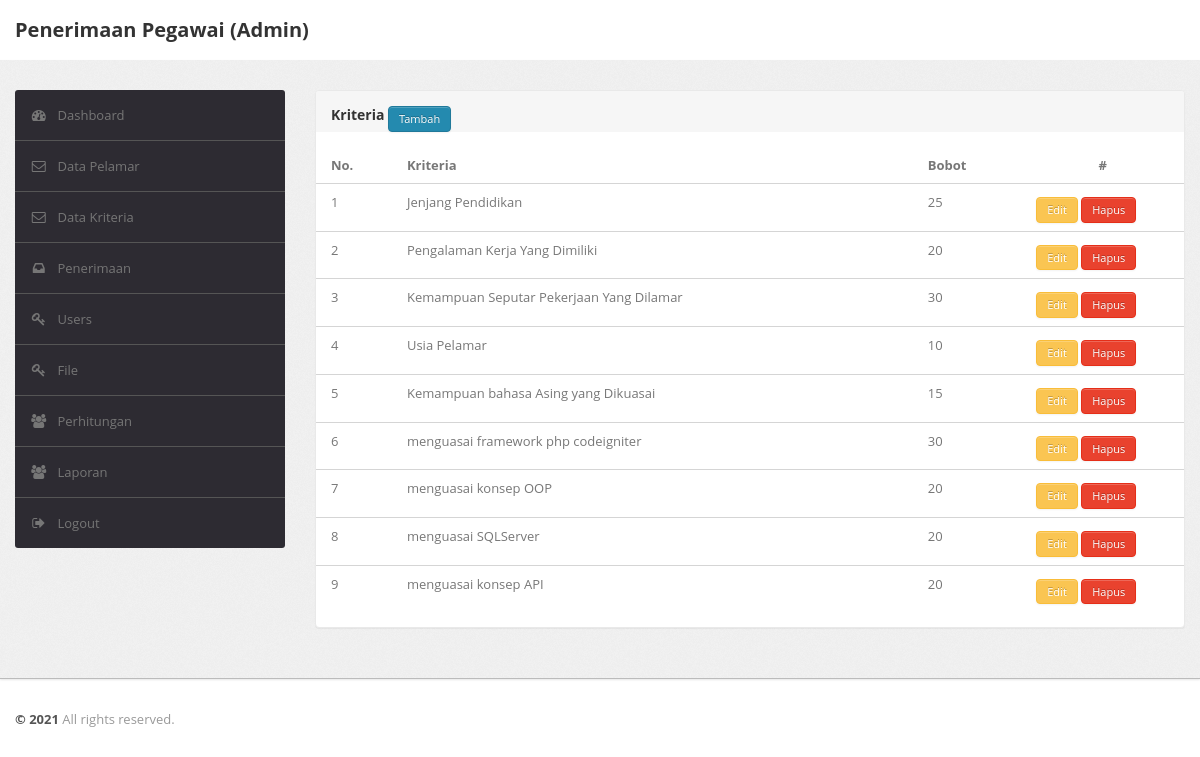
The page /admin/index.php?menu=kriteria (signed in) on the database its author committed.
### tables this page shows
CREATE TABLE `tbl_kriteria` (
  `id_kriteria` int(25) NOT NULL AUTO_INCREMENT,
  `nama_kriteria` varchar(100) DEFAULT NULL,
  `bobot` int(12) DEFAULT NULL,
  PRIMARY KEY (`id_kriteria`)
);

### include/koneksi.php (called while the page is built, shortened)
<?php
	class DB{
		protected $koneksi;
		function bukaKoneksi(){
			try{
				$this->koneksi = new PDO("mysql:host=localhost;dbname=ajidb","root","", array(PDO::ATTR_PERSISTENT=>TRUE));
			}catch(PDOException $e){
				echo $e->getMessage();
			}
			return $this->koneksi;
		}
	}
	class LowonganRinci extends DB{
		function GetDataKriteria(){
			try{
				$this->SqlSelectKriteria = $this->bukaKoneksi()->prepare("SELECT * FROM tbl_kriteria");
				$this->SqlSelectKriteria->execute();
				return $this->SqlSelectKriteria;
			}catch (PDOException $e){
				print $e->getMessage();
			}
		}
	}
?>

### admin/menu/kriteria.php (the view, shortened to what this page needs)
<?php
$lowongan_rinci = new LowonganRinci();
 ?>
<div class="span9">
<div class="content">
<?php if (isset($_GET['kriteria'])) {
	if ($_GET['kriteria']=='tambah') {
		if(isset($_POST['submit'])){
			$kriteria = $_POST['kriteria'];
			$bobot = $_POST['bobot'];
			$qry = $lowongan_rinci->InsertData($kriteria, $bobot);
			if($qry){
				echo "<script language='javascript'>alert('Data berhasil disimpan'); document.location='?menu=kriteria'</script>";
			}else{
				echo "<script language='javacsript'>alert('Gagal');";
			}
		}
	?>
		<div class="module">
				<div class="module-body">
					<center><h3>Tambah Kriteria</h3></center>
					<form class="form-horizontal row-fluid" action="" method="post">
						<div class="control-group">
							<label class="control-label" for="basicinput">Kriteria</label>
							<div class="controls">
								<input type="text" id="basicinput" name="kriteria" placeholder="Input nama kriteria" class="span8">
							</div>
						</div>
						<div class="control-group">
							<label class="control-label" for="basicinput">Bobot</label>
							<div class="controls">
								<input type="text" id="basicinput" name="bobot" placeholder="Input bobot kriteria" class="span8">
							</div>
						</div>
						<div class="control-group">
							<div class="controls">
								<button type="submit" name="submit" class="btn btn-primary">Simpan</button>
							</div>
						</div>
					</form>
				</div>
		</div>
<?php } if ($_GET['kriteria']=='edit') {
		$id_kriteria = $_GET['id'];
		$qryL = $lowongan_rinci->GetDetKriteria($id_kriteria);
		$det_kriteria = $qryL->fetch();
			if(isset($_POST['submit'])){
				$kriteria = $_POST['kriteria'];
				$bobot = $_POST['bobot'];
				$qry = $lowongan_rinci->EditKriteria($id_kriteria,$kriteria, $bobot);
				if($qry){
					echo "<script language='javascript'>alert('Data berhasil disimpan'); document.location='?menu=kriteria'</script>";
				}else{
					echo "<script language='javacsript'>alert('Gagal');";
				}
			}
	 ?>
		<div class="module">
				<div class="module-body">
					<center><h3>Edit Kriteria</h3></center>
					<form class="form-horizontal row-fluid" action="" method="post">
						<div class="control-group">
							<label class="control-label" for="basicinput">Kriteria</label>
							<div class="controls">
								<input type="text" id="basicinput" name="kriteria" value="<?php echo $det_kriteria['nama_kriteria']; ?>" placeholder="Input nama kriteria" class="span8">
							</div>
						</div>
						<div class="control-group">
							<label class="control-label" for="basicinput">Bobot</label>
							<div class="controls">
								<input type="text" id="basicinput" name="bobot" value="<?php echo $det_kriteria['bobot']; ?>" placeholder="Input bobot kriteria" class="span8">
							</div>
						</div>
						<div class="control-group">
							<div class="controls">
								<button type="submit" name="submit" class="btn btn-primary">Simpan</button>
							</div>
						</div>
					</form>
				</div>
		</div>
<?php }
 } else { ?>
<div class="module">
		<div class="module-head">
			<h3>Kriteria <?php echo " <a class='btn btn-small btn-primary' href='?menu=kriteria&kriteria=tambah'>Tambah</a>"; ?> </h3>
		</div>
		<div class="module-body table">
			<table cellpadding="0" cellspacing="0" border="0" class="table"
			width="100%">
				<thead>
					<tr>
						<th>No.</th>
						<th>Kriteria</th>
						<th>Bobot</th>
						<th><center>#</center></th>
					</tr>
				</thead>
				<tbody>
				<?php
					$no = 1;
					$getData = $lowongan_rinci->GetDataKriteria();
					while($data = $getData->fetch()){
						$id_kriteria = $data['id_kriteria'];
						echo "<tr>
							<td width = 7%>$no</td>
							<td width = 48%>$data[nama_kriteria]</td>
							<td width = 10%>$data[bobot]</td>";
						echo "<td width = 15%>
							<a class='btn btn-small btn-warning' href='?menu=kriteria&kriteria=edit&id=$id_kriteria'>Edit</a>
							<a class='btn btn-small btn-danger' href='#'>Hapus</a>
							</td>";
						echo "</tr>";
						$no++;
					}
				?>
				</tbody>
			</table>
		</div>
		</div>
<?php } ?>
</div>
</div>

### admin/index.php (shortened to what this page needs)
<?php
    require "../include/koneksi.php";
    if (!isset($_SESSION['admin'])){
        echo "<script language='javascript'> window.location.href='login.php'</script>";
    }else{
?>
<!DOCTYPE html>
<html lang="en">
    <head>
        <link type="text/css" href="bootstrap/css/bootstrap.min.css" rel="stylesheet">
        <link type="text/css" href="bootstrap/css/bootstrap-responsive.min.css" rel="stylesheet">
        <link type="text/css" href="css/theme.css" rel="stylesheet">
        <link type="text/css" href="images/icons/css/font-awesome.css" rel="stylesheet">
    </head>
    <body>
        <div class="navbar navbar-fixed-top">
            <div class="navbar-inner">
                <div class="container">
                        <a class="brand" href="index.html">Penerimaan Pegawai (<?php echo $_SESSION['admin']; ?>) </a>
        </div>
        <div class="wrapper">
            <div class="container">
                <div class="row">
                    <div class="span3">
                        <div class="sidebar">
                            <ul class="widget widget-menu unstyled">
                                <li class="active"><a href="index.php"><i class="menu-icon icon-dashboard"></i>Dashboard
                                </a></li>
                                <li><a href="?menu=pelamar"><i class="menu-icon icon-envelope"></i>Data Pelamar </a>
                                </li>
                                <li><a href="?menu=kriteria"><i class="menu-icon icon-envelope"></i>Data Kriteria </a>
                                </li>
                                <li><a href="?menu=penerimaan"><i class="menu-icon icon-inbox"></i>Penerimaan </a></li>
                                <li><a href="?menu=users"><i class="menu-icon icon-key"></i>Users </a></li>
                                <li><a href="?menu=file"><i class="menu-icon icon-key"></i>File </a></li>
                                <li><a href="?menu=perhitungan"><i class="menu-icon icon-group"></i>Perhitungan </a></li>
                                <li><a href="?menu=laporan"><i class="menu-icon icon-group"></i>Laporan </a></li>
                                <li><a href="logout.php"><i class="menu-icon icon-signout"></i>Logout </a></li>
                            </ul>
                        </div>
                    </div>
                    <?php
                        include "menu.php";
                    ?>
                </div>
            </div>
        </div>
        <div class="footer">
            <div class="container">
                <b class="copyright">&copy; 2021 </b>All rights reserved.
            </div>
        </div>
      </div>
      </div>
    </body>
</html>
<?php
}
?>

### admin/menu.php (shortened to what this page needs)
<?php
	if(isset($_GET['menu'])){
		$menu = $_GET['menu'];
		if($menu == "kriteria"){
			include "menu/kriteria.php";
		}
	}else{
		include "menu/home.php";
	}
?>

### admin/css/theme.css (style rules this page uses)
body { font-size: 13px; font-family: 'Open Sans', Arial, sans-serif; background: #fff; color: #777 }
h1, h2, h3, h4, h5, h6 { color: #333; margin-top: 0 }
h3 { font-size: 20px }
strong, b { color: #555 }
.wrapper { background: url(../images/bg.png) #eee; border-bottom: 1px solid #bbb; -webkit-box-shadow: 0 1px 2px rgba(0,0,0,0.1); -moz-box-shadow: 0 1px 2px rgba(0,0,0,0.1); box-shadow: 0 1px 2px rgba(0,0,0,0.1); padding: 30px 0 }
.footer { color: #999; padding: 30px 0 60px }
body [class^="icon-"], body [class*=" icon-"] { font-size: 14px; line-height: 20px; height: 20px }
.module { background: #fff; -webkit-border-radius: 3px; -moz-border-radius: 3px; border-radius: 3px; border: 1px solid #ccc; border-bottom-color: #bbb; -webkit-box-shadow: 0 0 1px rgba(0,0,0,0.2); -moz-box-shadow: 0 0 1px rgba(0,0,0,0.2); box-shadow: 0 0 1px rgba(0,0,0,0.2); margin-bottom: 30px }
.navbar { position: static!important; margin: 0!important }
.navbar .navbar-inner { background: #fff; border-bottom: 1px solid #bbb; -webkit-box-shadow: 0 1px 2px rgba(0,0,0,0.15); -moz-box-shadow: 0 1px 2px rgba(0,0,0,0.15); box-shadow: 0 1px 2px rgba(0,0,0,0.15) }
.navbar .brand { color: #333; font-weight: bold; font-size: 20px; margin-right: 20px; padding: 20px }
.btn, .btn-box { -webkit-border-radius: 3px; -moz-border-radius: 3px; border-radius: 3px }
.btn { font-size: 13px; font-weight: 600 }
.btn.btn-mini, .btn.btn-small { font-size: 11px }
.btn { display: inline-block; margin-bottom: 0; font-weight: 400; text-align: center; vertical-align: middle; cursor: pointer; background-image: none; border: 1px solid transparent; white-space: nowrap; padding: 4px 10px; font-size: 13px; line-height: 1.42857; border-radius: 4px; -webkit-user-select: none; -moz-user-select: none; -ms-user-select: none; user-select: none }
.btn-primary { color: #fff; background-color: #248aaf; border-color: #20799a }
.btn-warning { color: #fff; background-color: #fac552; border-color: #f9bd39 }
.btn-danger { color: #fff; background-color: #e9422e; border-color: #e52e18 }
.table { margin-bottom: 0 }
.table th, .table td { border-color: #d5d5d5!important }
.widget-menu { background: #fff; -webkit-border-radius: 3px; -moz-border-radius: 3px; border-radius: 3px; overflow: hidden }
.widget-menu a { color: #555; display: block; line-height: 20px; padding: 15px; text-decoration: none!important }
.widget-menu .menu-icon { margin-right: 10px; color: #767676; -webkit-transition: all .2s ease-in-out; -moz-transition: all .2s ease-in-out; transition: all .2s ease-in-out; }
.widget-menu>li+li { border-top: 1px solid #555 }
.widget-menu>li>a { background-color: #2d2b32; color: #767676; -webkit-transition: all .2s ease-in-out; -moz-transition: all .2s ease-in-out; transition: all .2s ease-in-out; }
.module { box-shadow: 0 0 3px rgba(0,0,0,.1); border-color: #e9e9e9; margin-bottom: 20px; background-color: #fff; border-radius: 4px; -webkit-box-shadow: 0 1px 1px rgba(0,0,0,.05); box-shadow: 0 1px 1px rgba(0,0,0,.05); }
.module-head { color: #767676; background-color: #f6f6f6; border-color: #e9e9e9; padding: 10px 15px; border-bottom: 1px solid transparent; border-top-right-radius: 3px; border-top-left-radius: 3px; }
.module-head h3 { font-size: 14px; line-height: 20px; height: 20px; margin: 0 }
.module-body { padding: 15px }
.module-body.table { padding: 15px 0 }
.module-body.table .table th, .module-body.table .table td { padding-left: 15px; padding-right: 15px }

### rows shown on the page
tbl_kriteria: nama_kriteria "Jenjang Pendidikan", bobot "25"
tbl_kriteria: nama_kriteria "Pengalaman Kerja Yang Dimiliki", bobot "20"
tbl_kriteria: nama_kriteria "Kemampuan Seputar Pekerjaan Yang Dilamar", bobot "30"
tbl_kriteria: nama_kriteria "Usia Pelamar", bobot "10"
tbl_kriteria: nama_kriteria "Kemampuan bahasa Asing yang Dikuasai", bobot "15"
tbl_kriteria: nama_kriteria "menguasai framework php codeigniter", bobot "30"
tbl_kriteria: nama_kriteria "menguasai konsep OOP", bobot "20"
tbl_kriteria: nama_kriteria "menguasai SQLServer", bobot "20"
tbl_kriteria: nama_kriteria "menguasai konsep API", bobot "20"

### other values the page prints
$_SESSION['admin'] "Admin"
